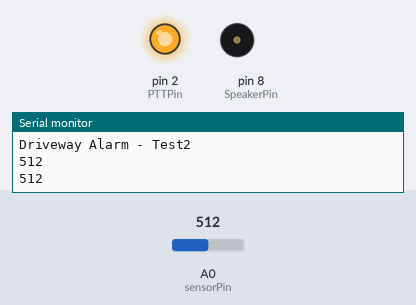
A sketch run on a simulated Arduino Uno, built with avr-gcc and run on an emulated ATmega328P. Shown: output pins drawn as LEDs (lit = HIGH), buzzer (waves = sounding), the last lines printed to the serial monitor. Inputs (shaded band) come from the test bench; at power-on: A0 (sensorPin) = 512.

Above: at 3.8 s.
3.9 s: A0 (sensorPin) set to 111
10.5 s: A0 (sensorPin) set to 95
At 13.4 s:
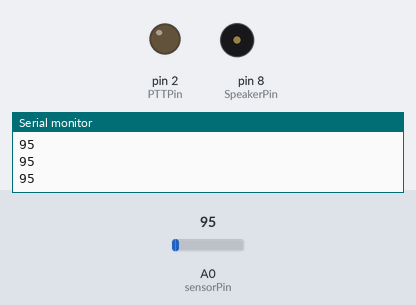
14.4 s: A0 (sensorPin) set to 122
At 16.3 s:
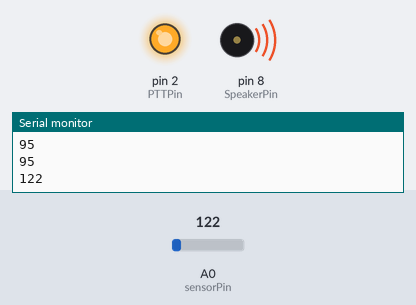
Timing chart, 0 to 26.4 s (numbered marks = the images above; inputs shaded):
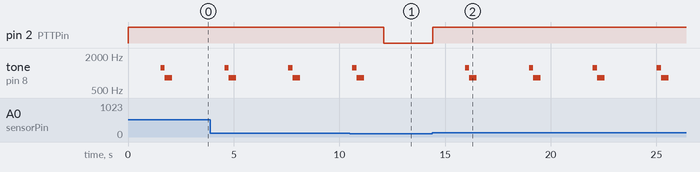

Measured:
- the behaviour switches between 101 and 100 on A0 (sensorPin) (found by bisection; images 0 and 1)
- after the input at 10.5 s, pin 2 (PTTPin): HIGH → LOW after 1.6 s; tone on pin 8 (SpeakerPin): goes on until 11.2 s, then stays silent
- after the input at 14.4 s, pin 2 (PTTPin): LOW → HIGH at once; tone on pin 8 (SpeakerPin): silent → 1239 Hz after 1.6 s, then repeats every 3.0 s: 829 Hz 0.36 s, silent 2.5 s, 1239 Hz 0.20 s
- by itself, tone on pin 8 (SpeakerPin): plays 1239 Hz for 0.20 s, 829 Hz for 0.36 s, 1239 Hz for 0.20 s, 829 Hz for 0.36 s

The sketch:

Driveway_Alarm_PTT_Buzzer_test.ino
```cpp
int PTTPin = 2;
int SpeakerPin= 8;
int sensorPin = A0;
int sensorValue = 0;

void setup() {
  Serial.begin(9600);
  Serial.println("Driveway Alarm - Test2");

  pinMode(SpeakerPin, OUTPUT);

  pinMode(PTTPin, OUTPUT);
  digitalWrite(PTTPin, LOW);
}

void loop() {

  sensorValue = analogRead(sensorPin);
  Serial.println(sensorValue);

  if(sensorValue > 100){
    digitalWrite(PTTPin, HIGH);   // PTT Start

    delay(1500);              // TX Delay time

    //Make a beep
    //=================================================
    for(int i=0; i<250; i++){
      digitalWrite(SpeakerPin, HIGH);
      delayMicroseconds(400);
      digitalWrite(SpeakerPin, LOW);
      delayMicroseconds(400);
    }
    delay(20);
    for(int i=0; i<250; i++){
      digitalWrite(SpeakerPin, HIGH);
      delayMicroseconds(600);
      digitalWrite(SpeakerPin, LOW);
      delayMicroseconds(600);
    }
    //=================================================
    delay(1000);//Hang time
    digitalWrite(PTTPin, LOW);    // turn the LED off by making the voltage LOW
    //delay(10000);              // wait for a second
  }
}
```
